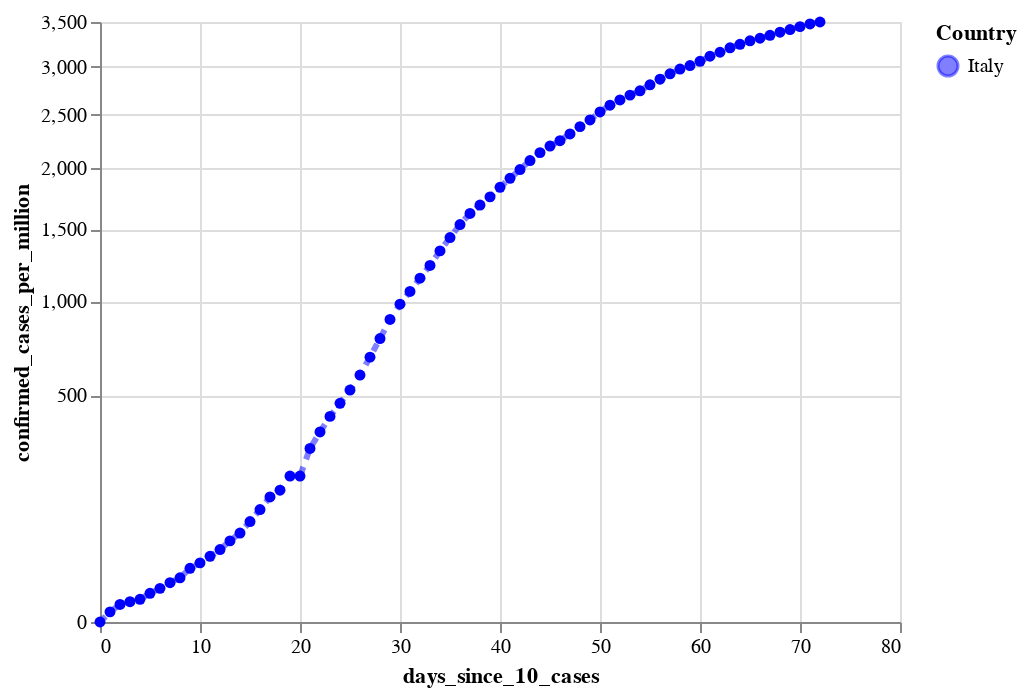

The cell this chart's notebook holds for it:
### Code cell
#hide

cases_per_million_it_plot = alt.Chart(source_it).mark_line(
    color='blue',
    opacity=0.5,
    strokeDash=[4, 4],
    strokeWidth=3,
    point=True
).encode(
    x='days_since_10_cases:Q',
#     y='confirmed_cases:Q',
    y=alt.Y('confirmed_cases_per_million:Q', scale=alt.Scale(type='sqrt')),
#     size='new_cases:Q',
    tooltip=['country', 'date:T', 'confirmed_cases:Q', 'confirmed_cases_per_million:Q', 'new_cases', 'new_deaths'],
    color=alt.Color('country', scale=alt.Scale(range=['blue'], domain=['Italy']), title="Country")
)

cases_per_million_it_plot

### Figure 1 — Vega-Lite specification as saved in the notebook (floating-point values rounded to 4 significant figures)
{"config": {"view": {"continuousWidth": 400, "continuousHeight": 300}}, "data": {"name": "data-2c457a4d3401c9c6ef9b5db568ad130b"}, "mark": {"type": "line", "color": "blue", "opacity": 0.5, "point": true, "strokeDash": [4, 4], "strokeWidth": 3}, "encoding": {"color": {"type": "nominal", "field": "country", "scale": {"domain": ["Italy"], "range": ["blue"]}, "title": "Country"}, "tooltip": [{"type": "nominal", "field": "country"}, {"type": "temporal", "field": "date"}, {"type": "quantitative", "field": "confirmed_cases"}, {"type": "quantitative", "field": "confirmed_cases_per_million"}, {"type": "quantitative", "field": "new_cases"}, {"type": "quantitative", "field": "new_deaths"}], "x": {"type": "quantitative", "field": "days_since_10_cases"}, "y": {"type": "quantitative", "field": "confirmed_cases_per_million", "scale": {"type": "sqrt"}}}, "$schema": "https://vega.github.io/schema/vega-lite/v4.0.2.json", "datasets": {"data-2c457a4d3401c9c6ef9b5db568ad130b": [{"country": "Italy", "date": "2020-02-21", "days_since_10_cases": 0, "confirmed_cases": 20, "confirmed_cases_per_million": 0.0, "new_cases": 0, "new_deaths": 1, "new_recovered": 0}, {"country": "Italy", "date": "2020-02-22", "days_since_10_cases": 1, "confirmed_cases": 62, "confirmed_cases_per_million": 1.0, "new_cases": 42, "new_deaths": 1, "new_recovered": 1}, {"country": "Italy", "date": "2020-02-23", "days_since_10_cases": 2, "confirmed_cases": 155, "confirmed_cases_per_million": 3.0, "new_cases": 93, "new_deaths": 1, "new_recovered": 1}, {"country": "Italy", "date": "2020-02-24", "days_since_10_cases": 3, "confirmed_cases": 229, "confirmed_cases_per_million": 4.0, "new_cases": 74, "new_deaths": 4, "new_recovered": -1}, {"country": "Italy", "date": "2020-02-25", "days_since_10_cases": 4, "confirmed_cases": 322, "confirmed_cases_per_million": 5.0, "new_cases": 93, "new_deaths": 3, "new_recovered": 0}, {"country": "Italy", "date": "2020-02-26", "days_since_10_cases": 5, "confirmed_cases": 453, "confirmed_cases_per_million": 8.0, "new_cases": 131, "new_deaths": 2, "new_recovered": 2}, {"country": "Italy", "date": "2020-02-27", "days_since_10_cases": 6, "confirmed_cases": 655, "confirmed_cases_per_million": 11.0, "new_cases": 202, "new_deaths": 5, "new_recovered": 42}, {"country": "Italy", "date": "2020-02-28", "days_since_10_cases": 7, "confirmed_cases": 888, "confirmed_cases_per_million": 15.0, "new_cases": 233, "new_deaths": 4, "new_recovered": 1}, {"country": "Italy", "date": "2020-02-29", "days_since_10_cases": 8, "confirmed_cases": 1128, "confirmed_cases_per_million": 19.0, "new_cases": 240, "new_deaths": 8, "new_recovered": 0}, {"country": "Italy", "date": "2020-03-01", "days_since_10_cases": 9, "confirmed_cases": 1694, "confirmed_cases_per_million": 28.0, "new_cases": 566, "new_deaths": 5, "new_recovered": 37}, {"country": "Italy", "date": "2020-03-02", "days_since_10_cases": 10, "confirmed_cases": 2036, "confirmed_cases_per_million": 34.0, "new_cases": 342, "new_deaths": 18, "new_recovered": 66}, {"country": "Italy", "date": "2020-03-03", "days_since_10_cases": 11, "confirmed_cases": 2502, "confirmed_cases_per_million": 42.0, "new_cases": 466, "new_deaths": 27, "new_recovered": 11}, {"country": "Italy", "date": "2020-03-04", "days_since_10_cases": 12, "confirmed_cases": 3089, "confirmed_cases_per_million": 51.0, "new_cases": 587, "new_deaths": 28, "new_recovered": 116}, {"country": "Italy", "date": "2020-03-05", "days_since_10_cases": 13, "confirmed_cases": 3858, "confirmed_cases_per_million": 64.0, "new_cases": 769, "new_deaths": 41, "new_recovered": 138}, {"country": "Italy", "date": "2020-03-06", "days_since_10_cases": 14, "confirmed_cases": 4636, "confirmed_cases_per_million": 77.0, "new_cases": 778, "new_deaths": 49, "new_recovered": 109}, {"country": "Italy", "date": "2020-03-07", "days_since_10_cases": 15, "confirmed_cases": 5883, "confirmed_cases_per_million": 98.0, "new_cases": 1247, "new_deaths": 36, "new_recovered": 66}, {"country": "Italy", "date": "2020-03-08", "days_since_10_cases": 16, "confirmed_cases": 7375, "confirmed_cases_per_million": 123.0, "new_cases": 1492, "new_deaths": 133, "new_recovered": 33}, {"country": "Italy", "date": "2020-03-09", "days_since_10_cases": 17, "confirmed_cases": 9172, "confirmed_cases_per_million": 152.0, "new_cases": 1797, "new_deaths": 97, "new_recovered": 102}, {"country": "Italy", "date": "2020-03-10", "days_since_10_cases": 18, "confirmed_cases": 10149, "confirmed_cases_per_million": 169.0, "new_cases": 977, "new_deaths": 168, "new_recovered": 0}, {"country": "Italy", "date": "2020-03-11", "days_since_10_cases": 19, "confirmed_cases": 12462, "confirmed_cases_per_million": 207.0, "new_cases": 2313, "new_deaths": 196, "new_recovered": 321}, {"country": "Italy", "date": "2020-03-12", "days_since_10_cases": 20, "confirmed_cases": 12462, "confirmed_cases_per_million": 207.0, "new_cases": 0, "new_deaths": 0, "new_recovered": 0}, {"country": "Italy", "date": "2020-03-13", "days_since_10_cases": 21, "confirmed_cases": 17660, "confirmed_cases_per_million": 293.0, "new_cases": 5198, "new_deaths": 439, "new_recovered": 394}, {"country": "Italy", "date": "2020-03-14", "days_since_10_cases": 22, "confirmed_cases": 21157, "confirmed_cases_per_million": 351.0, "new_cases": 3497, "new_deaths": 175, "new_recovered": 527}, {"country": "Italy", "date": "2020-03-15", "days_since_10_cases": 23, "confirmed_cases": 24747, "confirmed_cases_per_million": 411.0, "new_cases": 3590, "new_deaths": 368, "new_recovered": 369}, {"country": "Italy", "date": "2020-03-16", "days_since_10_cases": 24, "confirmed_cases": 27980, "confirmed_cases_per_million": 465.0, "new_cases": 3233, "new_deaths": 349, "new_recovered": 414}, {"country": "Italy", "date": "2020-03-17", "days_since_10_cases": 25, "confirmed_cases": 31506, "confirmed_cases_per_million": 523.0, "new_cases": 3526, "new_deaths": 345, "new_recovered": 192}, {"country": "Italy", "date": "2020-03-18", "days_since_10_cases": 26, "confirmed_cases": 35713, "confirmed_cases_per_million": 593.0, "new_cases": 4207, "new_deaths": 475, "new_recovered": 1084}, {"country": "Italy", "date": "2020-03-19", "days_since_10_cases": 27, "confirmed_cases": 41035, "confirmed_cases_per_million": 682.0, "new_cases": 5322, "new_deaths": 427, "new_recovered": 415}, {"country": "Italy", "date": "2020-03-20", "days_since_10_cases": 28, "confirmed_cases": 47021, "confirmed_cases_per_million": 781.0, "new_cases": 5986, "new_deaths": 627, "new_recovered": 0}, {"country": "Italy", "date": "2020-03-21", "days_since_10_cases": 29, "confirmed_cases": 53578, "confirmed_cases_per_million": 890.0, "new_cases": 6557, "new_deaths": 793, "new_recovered": 1632}, {"country": "Italy", "date": "2020-03-22", "days_since_10_cases": 30, "confirmed_cases": 59138, "confirmed_cases_per_million": 982.0, "new_cases": 5560, "new_deaths": 651, "new_recovered": 952}, {"country": "Italy", "date": "2020-03-23", "days_since_10_cases": 31, "confirmed_cases": 63927, "confirmed_cases_per_million": 1062.0, "new_cases": 4789, "new_deaths": 601, "new_recovered": 0}, {"country": "Italy", "date": "2020-03-24", "days_since_10_cases": 32, "confirmed_cases": 69176, "confirmed_cases_per_million": 1149.0, "new_cases": 5249, "new_deaths": 743, "new_recovered": 1302}, {"country": "Italy", "date": "2020-03-25", "days_since_10_cases": 33, "confirmed_cases": 74386, "confirmed_cases_per_million": 1236.0, "new_cases": 5210, "new_deaths": 683, "new_recovered": 1036}, {"country": "Italy", "date": "2020-03-26", "days_since_10_cases": 34, "confirmed_cases": 80589, "confirmed_cases_per_million": 1339.0, "new_cases": 6203, "new_deaths": 712, "new_recovered": 999}, {"country": "Italy", "date": "2020-03-27", "days_since_10_cases": 35, "confirmed_cases": 86498, "confirmed_cases_per_million": 1437.0, "new_cases": 5909, "new_deaths": 919, "new_recovered": 589}, {"country": "Italy", "date": "2020-03-28", "days_since_10_cases": 36, "confirmed_cases": 92472, "confirmed_cases_per_million": 1536.0, "new_cases": 5974, "new_deaths": 889, "new_recovered": 1434}, {"country": "Italy", "date": "2020-03-29", "days_since_10_cases": 37, "confirmed_cases": 97689, "confirmed_cases_per_million": 1623.0, "new_cases": 5217, "new_deaths": 756, "new_recovered": 646}, {"country": "Italy", "date": "2020-03-30", "days_since_10_cases": 38, "confirmed_cases": 101739, "confirmed_cases_per_million": 1690.0, "new_cases": 4050, "new_deaths": 812, "new_recovered": 1590}, {"country": "Italy", "date": "2020-03-31", "days_since_10_cases": 39, "confirmed_cases": 105792, "confirmed_cases_per_million": 1757.0, "new_cases": 4053, "new_deaths": 837, "new_recovered": 1109}, {"country": "Italy", "date": "2020-04-01", "days_since_10_cases": 40, "confirmed_cases": 110574, "confirmed_cases_per_million": 1837.0, "new_cases": 4782, "new_deaths": 727, "new_recovered": 1118}, {"country": "Italy", "date": "2020-04-02", "days_since_10_cases": 41, "confirmed_cases": 115242, "confirmed_cases_per_million": 1914.0, "new_cases": 4668, "new_deaths": 760, "new_recovered": 1431}, {"country": "Italy", "date": "2020-04-03", "days_since_10_cases": 42, "confirmed_cases": 119827, "confirmed_cases_per_million": 1990.0, "new_cases": 4585, "new_deaths": 766, "new_recovered": 1480}, {"country": "Italy", "date": "2020-04-04", "days_since_10_cases": 43, "confirmed_cases": 124632, "confirmed_cases_per_million": 2070.0, "new_cases": 4805, "new_deaths": 681, "new_recovered": 1238}, {"country": "Italy", "date": "2020-04-05", "days_since_10_cases": 44, "confirmed_cases": 128948, "confirmed_cases_per_million": 2142.0, "new_cases": 4316, "new_deaths": 525, "new_recovered": 819}, {"country": "Italy", "date": "2020-04-06", "days_since_10_cases": 45, "confirmed_cases": 132547, "confirmed_cases_per_million": 2202.0, "new_cases": 3599, "new_deaths": 636, "new_recovered": 1022}, {"country": "Italy", "date": "2020-04-07", "days_since_10_cases": 46, "confirmed_cases": 135586, "confirmed_cases_per_million": 2252.0, "new_cases": 3039, "new_deaths": 604, "new_recovered": 1555}, {"country": "Italy", "date": "2020-04-08", "days_since_10_cases": 47, "confirmed_cases": 139422, "confirmed_cases_per_million": 2316.0, "new_cases": 3836, "new_deaths": 542, "new_recovered": 2099}, {"country": "Italy", "date": "2020-04-09", "days_since_10_cases": 48, "confirmed_cases": 143626, "confirmed_cases_per_million": 2386.0, "new_cases": 4204, "new_deaths": 610, "new_recovered": 1979}, {"country": "Italy", "date": "2020-04-10", "days_since_10_cases": 49, "confirmed_cases": 147577, "confirmed_cases_per_million": 2451.0, "new_cases": 3951, "new_deaths": 570, "new_recovered": 1985}, {"country": "Italy", "date": "2020-04-11", "days_since_10_cases": 50, "confirmed_cases": 152271, "confirmed_cases_per_million": 2529.0, "new_cases": 4694, "new_deaths": 619, "new_recovered": 2079}, {"country": "Italy", "date": "2020-04-12", "days_since_10_cases": 51, "confirmed_cases": 156363, "confirmed_cases_per_million": 2597.0, "new_cases": 4092, "new_deaths": 431, "new_recovered": 1677}, {"country": "Italy", "date": "2020-04-13", "days_since_10_cases": 52, "confirmed_cases": 159516, "confirmed_cases_per_million": 2650.0, "new_cases": 3153, "new_deaths": 566, "new_recovered": 1224}, {"country": "Italy", "date": "2020-04-14", "days_since_10_cases": 53, "confirmed_cases": 162488, "confirmed_cases_per_million": 2699.0, "new_cases": 2972, "new_deaths": 602, "new_recovered": 1695}, {"country": "Italy", "date": "2020-04-15", "days_since_10_cases": 54, "confirmed_cases": 165155, "confirmed_cases_per_million": 2743.0, "new_cases": 2667, "new_deaths": 578, "new_recovered": 962}, {"country": "Italy", "date": "2020-04-16", "days_since_10_cases": 55, "confirmed_cases": 168941, "confirmed_cases_per_million": 2806.0, "new_cases": 3786, "new_deaths": 525, "new_recovered": 2072}, {"country": "Italy", "date": "2020-04-17", "days_since_10_cases": 56, "confirmed_cases": 172434, "confirmed_cases_per_million": 2864.0, "new_cases": 3493, "new_deaths": 575, "new_recovered": 2563}, {"country": "Italy", "date": "2020-04-18", "days_since_10_cases": 57, "confirmed_cases": 175925, "confirmed_cases_per_million": 2922.0, "new_cases": 3491, "new_deaths": 482, "new_recovered": 2200}, {"country": "Italy", "date": "2020-04-19", "days_since_10_cases": 58, "confirmed_cases": 178972, "confirmed_cases_per_million": 2973.0, "new_cases": 3047, "new_deaths": 433, "new_recovered": 2128}, {"country": "Italy", "date": "2020-04-20", "days_since_10_cases": 59, "confirmed_cases": 181228, "confirmed_cases_per_million": 3010.0, "new_cases": 2256, "new_deaths": 454, "new_recovered": 1822}, {"country": "Italy", "date": "2020-04-21", "days_since_10_cases": 60, "confirmed_cases": 183957, "confirmed_cases_per_million": 3056.0, "new_cases": 2729, "new_deaths": 534, "new_recovered": 2723}, {"country": "Italy", "date": "2020-04-22", "days_since_10_cases": 61, "confirmed_cases": 187327, "confirmed_cases_per_million": 3112.0, "new_cases": 3370, "new_deaths": 437, "new_recovered": 2943}, {"country": "Italy", "date": "2020-04-23", "days_since_10_cases": 62, "confirmed_cases": 189973, "confirmed_cases_per_million": 3156.0, "new_cases": 2646, "new_deaths": 464, "new_recovered": 3033}, {"country": "Italy", "date": "2020-04-24", "days_since_10_cases": 63, "confirmed_cases": 192994, "confirmed_cases_per_million": 3206.0, "new_cases": 3021, "new_deaths": 420, "new_recovered": 2922}, {"country": "Italy", "date": "2020-04-25", "days_since_10_cases": 64, "confirmed_cases": 195351, "confirmed_cases_per_million": 3245.0, "new_cases": 2357, "new_deaths": 415, "new_recovered": 2622}, {"country": "Italy", "date": "2020-04-26", "days_since_10_cases": 65, "confirmed_cases": 197675, "confirmed_cases_per_million": 3284.0, "new_cases": 2324, "new_deaths": 260, "new_recovered": 1808}, {"country": "Italy", "date": "2020-04-27", "days_since_10_cases": 66, "confirmed_cases": 199414, "confirmed_cases_per_million": 3313.0, "new_cases": 1739, "new_deaths": 333, "new_recovered": 1696}, {"country": "Italy", "date": "2020-04-28", "days_since_10_cases": 67, "confirmed_cases": 201505, "confirmed_cases_per_million": 3347.0, "new_cases": 2091, "new_deaths": 382, "new_recovered": 2317}, {"country": "Italy", "date": "2020-04-29", "days_since_10_cases": 68, "confirmed_cases": 203591, "confirmed_cases_per_million": 3382.0, "new_cases": 2086, "new_deaths": 323, "new_recovered": 2311}, {"country": "Italy", "date": "2020-04-30", "days_since_10_cases": 69, "confirmed_cases": 205463, "confirmed_cases_per_million": 3413.0, "new_cases": 1872, "new_deaths": 285, "new_recovered": 4693}, {"country": "Italy", "date": "2020-05-01", "days_since_10_cases": 70, "confirmed_cases": 207428, "confirmed_cases_per_million": 3446.0, "new_cases": 1965, "new_deaths": 269, "new_recovered": 2304}, {"country": "Italy", "date": "2020-05-02", "days_since_10_cases": 71, "confirmed_cases": 209328, "confirmed_cases_per_million": 3477.0, "new_cases": 1900, "new_deaths": 474, "new_recovered": 1665}, {"country": "Italy", "date": "2020-05-03", "days_since_10_cases": 72, "confirmed_cases": 210717, "confirmed_cases_per_million": 3500.0, "new_cases": 1389, "new_deaths": 174, "new_recovered": 1740}]}}
